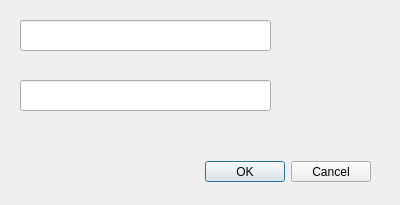
<?xml version="1.0" encoding="UTF-8"?>
<ui version="4.0">
 <class>Dialog</class>
 <widget class="QDialog" name="Dialog">
  <property name="geometry">
   <rect>
    <x>0</x>
    <y>0</y>
    <width>400</width>
    <height>205</height>
   </rect>
  </property>
  <property name="windowTitle">
   <string>Dialog</string>
  </property>
  <widget class="QDialogButtonBox" name="buttonBox">
   <property name="geometry">
    <rect>
     <x>30</x>
     <y>161</y>
     <width>341</width>
     <height>21</height>
    </rect>
   </property>
   <property name="orientation">
    <enum>Qt::Horizontal</enum>
   </property>
   <property name="standardButtons">
    <set>QDialogButtonBox::Cancel|QDialogButtonBox::Ok</set>
   </property>
  </widget>
  <widget class="QLineEdit" name="lineEdit">
   <property name="geometry">
    <rect>
     <x>20</x>
     <y>20</y>
     <width>251</width>
     <height>31</height>
    </rect>
   </property>
  </widget>
  <widget class="QLineEdit" name="lineEdit_2">
   <property name="geometry">
    <rect>
     <x>20</x>
     <y>80</y>
     <width>251</width>
     <height>31</height>
    </rect>
   </property>
  </widget>
 </widget>
 <resources/>
 <connections>
  <connection>
   <sender>buttonBox</sender>
   <signal>accepted()</signal>
   <receiver>Dialog</receiver>
   <slot>accept()</slot>
   <hints>
    <hint type="sourcelabel">
     <x>248</x>
     <y>254</y>
    </hint>
    <hint type="destinationlabel">
     <x>157</x>
     <y>274</y>
    </hint>
   </hints>
  </connection>
  <connection>
   <sender>buttonBox</sender>
   <signal>rejected()</signal>
   <receiver>Dialog</receiver>
   <slot>reject()</slot>
   <hints>
    <hint type="sourcelabel">
     <x>316</x>
     <y>260</y>
    </hint>
    <hint type="destinationlabel">
     <x>286</x>
     <y>274</y>
    </hint>
   </hints>
  </connection>
 </connections>
</ui>
